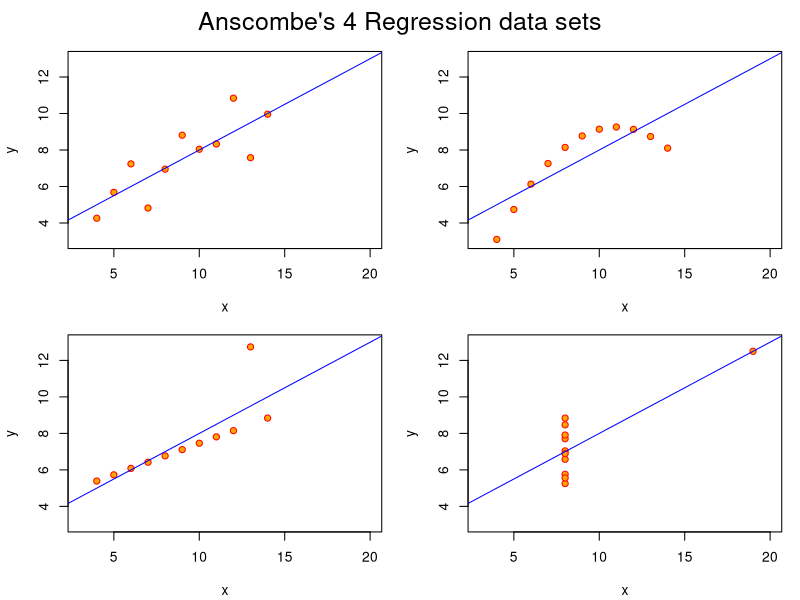

The R source for this figure:
# d = data.frame(x=c(anscombe$x1,anscombe$x2,anscombe$x3,anscombe$x4),
#                 y=c(anscombe$y1,anscombe$y2,anscombe$y3,anscombe$y4),
#                 z=gl(4,nrow(anscombe))
d = with(anscombe, data.frame(x=c(x1,x2,x3,x4),
                              y=c(y1,y2,y3,y4),
                              z=gl(4,nrow(anscombe))))


aggregate(.~z, d, mean)
aggregate(.~z, d, median)
aggregate(.~z, d, sd)
sapply(split(d, d$z), function(df) cor(df$x, df$y))
aggregate(x~z, d, summary)
aggregate(y~z, d, summary)

fit = by(d[,1:2], d$z, function(df) lm(y~x, df))
X = by(d[,1:2], d$z, identity)

par(mfrow=c(2,2), mar=0.1+c(4,4,1,1), oma=c(0,0,2,0))
mapply(function(x, y) {
         plot(x, xlim=c(3,20), ylim=c(3,13), col='red', pch=21, bg='orange')
         abline(y, col='blue')
       }, X, fit)
mtext("Anscombe's 4 Regression data sets", outer=TRUE, cex=1.5)
